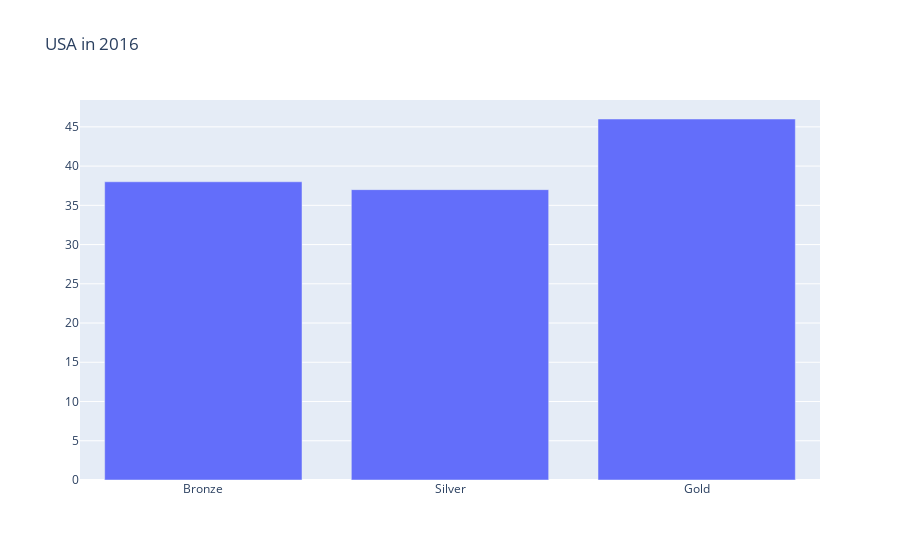

The notebook cell saved with this chart:
### Markdown cell above
# Country Data Drill-In

### Code cell
# Group total medals won by NOC, removing duplicates from individuals winning medals from team sports to only count one medal
medals_distribution_df = athlete_events_df.dropna(subset=["Medal"])
medals_distribution_df = medals_distribution_df.drop_duplicates(subset=["NOC", "Games", "Year", "Season", "City", "Sport", "Event", "Medal"])
medals_distribution_df = medals_distribution_df.merge(noc_regions_df, on="NOC", how="left")
medals_distribution_df = medals_distribution_df.groupby(["Year", "region", "Medal"])["Medal"].count().unstack(fill_value=0).stack().reset_index(name="Medal Count")

color_seq = ["#CD7F32", "#C0C0C0", "#D4AF37"]

# List of medals won by NOC
year_df_list = {col:year for (col, year) in medals_distribution_df.groupby("Year")}

# Bar figure
medals_fig_list = {}
for year, df in year_df_list.items():
    for (country, row) in df.groupby('region'):
        if year not in medals_fig_list:
            medals_fig_list[year] = {}
        medals_fig_list[year][country] = go.Figure(
            data=go.Bar(
                x=row["Medal"],
                y=row["Medal Count"],
            )
        )
        medals_fig_list[year][country].update_layout(
            title=f"{country} in {year}",
            xaxis={'categoryorder':'array', 'categoryarray':["Bronze", "Silver", "Gold"]}
        )

medals_fig_list[2016]['USA']

### Figure 1 — Plotly figure (JSON) as saved in the notebook; plotly's stock layout.template omitted (floating-point values rounded to 4 significant figures)
{"data": [{"type": "bar", "x": ["Bronze", "Gold", "Silver"], "y": [38, 46, 37]}], "layout": {"autosize": true, "title": {"text": "USA in 2016"}, "xaxis": {"autorange": true, "categoryarray": ["Bronze", "Silver", "Gold"], "categoryorder": "array", "range": [-0.5, 2.5], "type": "category"}, "yaxis": {"autorange": true, "range": [0, 48.42], "type": "linear"}}}
